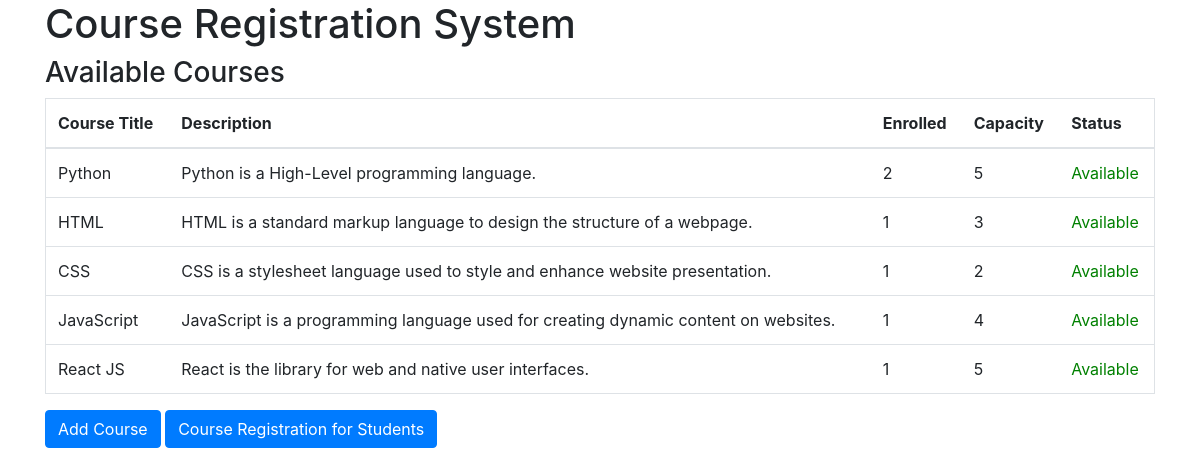
The app's page /, older data.
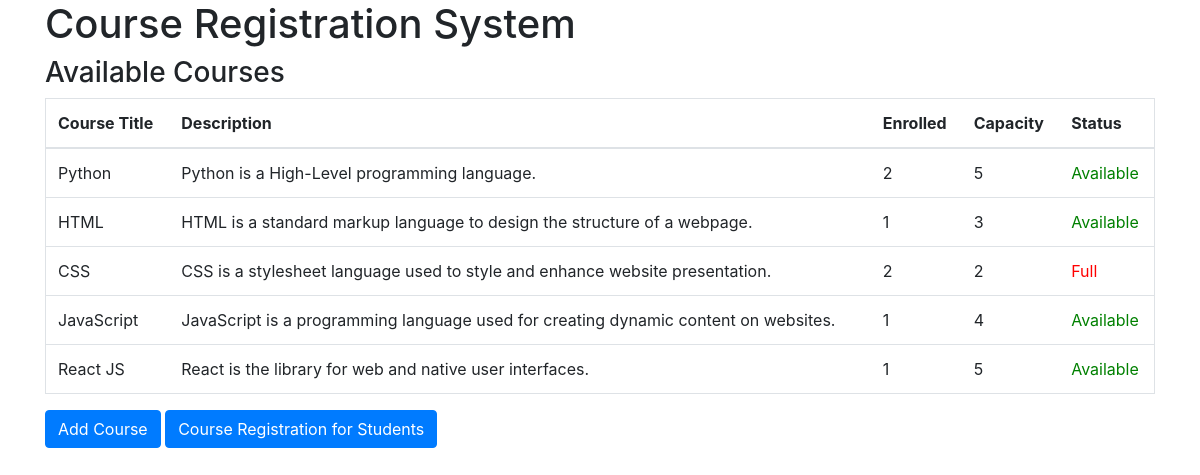
The same page, newer data.
### course_app/models.py (models this page shows, shortened)
class Course(models.Model):
    title = models.CharField(max_length=50, default='')
    description = models.TextField(max_length=100, default='')
    maximum_capacity = models.IntegerField()
    current_enrolled = models.IntegerField(default=0)

### course_app/views.py (the view)
# urls.py: path('', views.course_list),
def course_list(request):  # function to fetch and display all courses from db
    courses = Course.objects.all() # fetch course data from db
    return render(request, 'course_list.html', {'courses': courses}) # passes course data to the page

### templates/course_list.html
{% extends 'base.html' %}
{% block content %}
<h1>Course Registration System</h1>
<h3>Available Courses</h3>
<table class="table" border="1px solid">
    <thead>
        <tr>
            <th>Course Title</th>
            <th>Description</th>
            <th>Enrolled</th>
            <th>Capacity</th>
            <th>Status</th>
        </tr>
    </thead>
    <tbody>
        {% for course in courses %}
        <tr>
            <td>{{ course.title }}</td>
            <td>{{ course.description }}</td>
            <td>{{ course.current_enrolled }}</td>
            <td>{{ course.maximum_capacity }}</td>
            <td>
                {% if course.current_enrolled >= course.maximum_capacity %}
                <span style="color: red;">Full</span>
                {% else %}
                <span style="color: green;">Available</span>
                {% endif %}
            </td>
        </tr>
        {% empty %}
        <tr>
            <td colspan="5" style="text-align: center;">No courses available. Please add a course.</td>
        </tr>
        {% endfor %}
    </tbody>
</table>
<a href="/add_course/" class="btn btn-primary">Add Course</a>
<a href="/register/" class="btn btn-primary">Course Registration for Students</a>
{% endblock %}

### templates/base.html (shortened to what this page needs)
<!DOCTYPE html>
<html>
<head>
    <link href="/static/style.css" rel='stylesheet' type='text/css' />
    <link rel="stylesheet" href="https://cdn.jsdelivr.net/npm/bootstrap@5.3.0-alpha1/dist/css/bootstrap.min.css">
    <link href="https://stackpath.bootstrapcdn.com/bootstrap/4.5.2/css/bootstrap.min.css" rel="stylesheet">
</head>
<body>
    <div class="container">
        {% block content %}
        {% endblock %}
    </div>
</body>
</html>

### static/style.css (style rules this page uses)
* { margin: 0; padding: 0; box-sizing: border-box; }
body { font-family: Arial, sans-serif; background-color: #f8f9fa; color: black; line-height: 1.6; }

Row changes from the older to the newer data that the page shows:
changed Course "CSS": current_enrolled "1" → "2"; current_enrolled "Available" → "Full"
